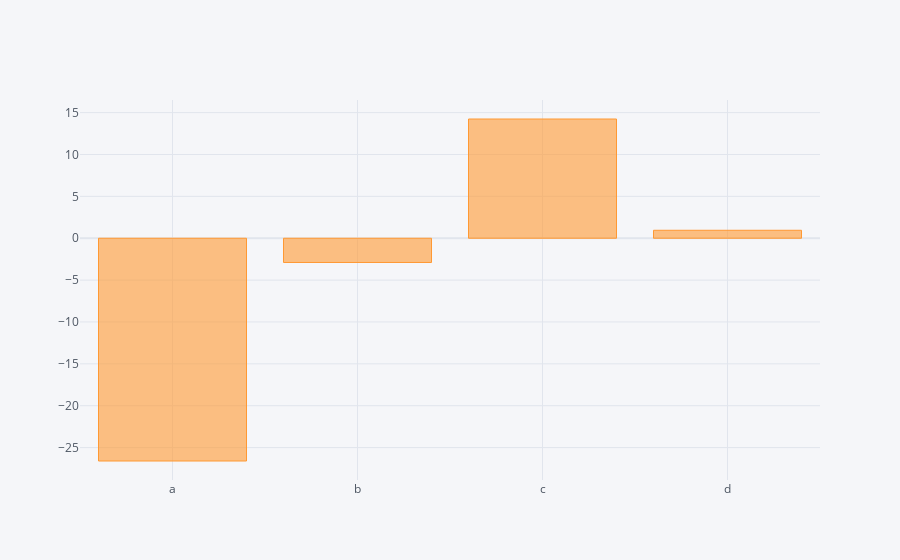

The cell this chart's notebook holds for it:
### Code cell
df.sum().iplot(kind='bar')

### Figure 1 — Plotly figure (JSON) as saved in the notebook; plotly's stock layout.template omitted (floating-point values rounded to 4 significant figures)
{"data": [{"marker": {"color": "rgba(255, 153, 51, 0.6)", "line": {"color": "rgba(255, 153, 51, 1.0)", "width": 1}}, "name": "None", "orientation": "v", "text": "", "type": "bar", "x": ["a", "b", "c", "d"], "y": [-26.6, -2.894, 14.24, 0.9523]}], "layout": {"legend": {"bgcolor": "#F5F6F9", "font": {"color": "#4D5663"}}, "paper_bgcolor": "#F5F6F9", "plot_bgcolor": "#F5F6F9", "title": {"font": {"color": "#4D5663"}}, "xaxis": {"gridcolor": "#E1E5ED", "showgrid": true, "tickfont": {"color": "#4D5663"}, "title": {"font": {"color": "#4D5663"}, "text": ""}, "zerolinecolor": "#E1E5ED"}, "yaxis": {"gridcolor": "#E1E5ED", "showgrid": true, "tickfont": {"color": "#4D5663"}, "title": {"font": {"color": "#4D5663"}, "text": ""}, "zerolinecolor": "#E1E5ED"}}}
